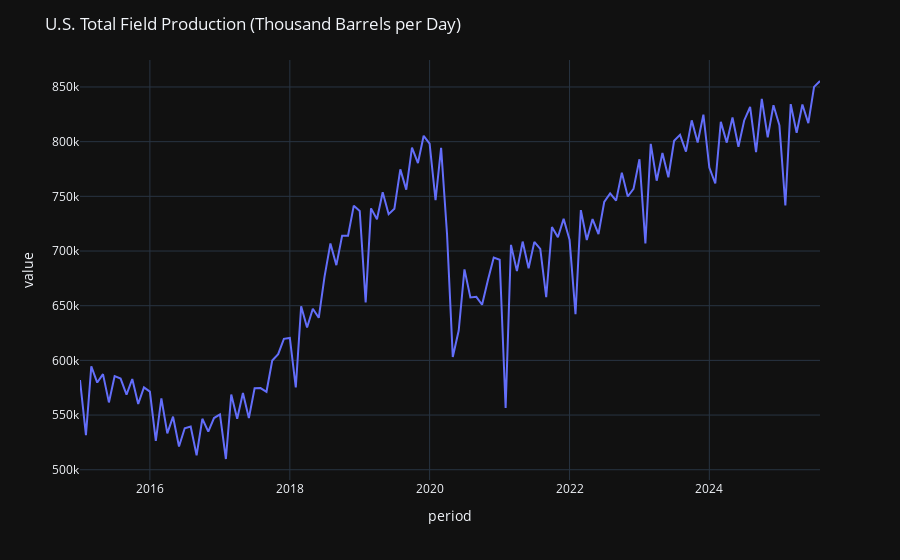

Source (notebook cell):
### Markdown cell above
### Oil Production

### Code cell
df_prod = df_dict['oil_production']

df_prod_filter = df_prod[df_prod['units'] == 'MBBL']
df_prod_sum = df_prod_filter.groupby('period')['value'].sum().reset_index()

df_prod_sum['year_month'] = df_prod_sum['period'].dt.strftime('%Y-%m')
plot_values(df_prod_sum,'oil_production','U.S. Total Field Production (Thousand Barrels per Day)')
